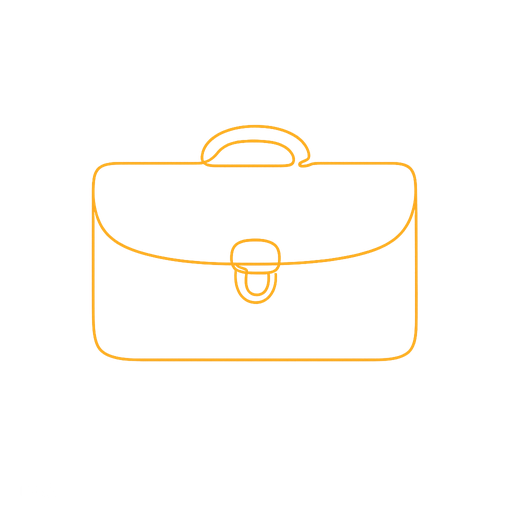
#> input picture app/emblems/briefcase.png, 512 x 512 px
$ python -i fetch_blog_art.py   (imports and definitions only)
#> lines starting #> are read from the running program, lines starting #| are printed output that depends on the picture
#!/usr/bin/env python3
"""Fetch and verify free-licence artwork for one blog post at a time.

Why a pipeline instead of a search box: the images on the blog until now carried
a competitor's watermark, a stock advert overlay and text burned into the sand —
none of which a licence check catches, and none of which can be localised or read
by a screen reader. So every candidate is mechanically rejected on:

  - premium/Unsplash+ photos (usable only with a paid subscription)
  - anything under 1600x900 (the hero renders at 1024 CSS px, 2x)
  - ANY text found by OCR (watermarks, overlays, burned-in captions)
  - flat or blown-out frames (mean luminance outside 40-225)
  - near-duplicates of images already published (64-bit dHash, Hamming < 8)

Output: one 2048-wide JPEG per post in app/imgs/blog/<slug>.jpg plus a CREDITS
entry. Cloudflare Image Resizing serves every smaller size from it, so only the
master is committed.

Usage:
    python3 scripts/fetch_blog_art.py --slug understanding-partner-visa-820-801
    python3 scripts/fetch_blog_art.py --slug <slug> --query "passport desk" --dry-run
"""
from __future__ import annotations

import argparse
import base64
import hashlib
import io
import json
import pathlib
import re
import secrets
import subprocess
import sys
import tempfile
import urllib.parse
import urllib.request

from PIL import Image, ImageFilter, ImageStat

ROOT = pathlib.Path(__file__).resolve().parent.parent
OUT_DIR = ROOT / "app" / "imgs" / "blog"
SECRET = pathlib.Path.home() / ".hermes/secrets/unsplash.json"
CREDITS = ROOT / "app" / "imgs" / "blog" / "CREDITS.md"
UA = "Visa2AU-blog-art/1.0 (info@visa2.au)"

# What each post should show. Deliberately objects and places — no faces, because
# a photo of a person beside "our client got PR" implies a real client.
BRIEFS: dict[str, str] = {
    "understanding-partner-visa-820-801": "wedding rings passport documents",
    "prospective-marriage-visa-300": "engagement ring passport on table",
    "domestic-violence-family-violence-provisions-partner-visa": "quiet empty room window light",
    "employer-sponsorship-482-186-explained": "office desk contract documents signing",
    "sponsored-parent-visa-870": "family photo frames on shelf",
    "parent-visa-options-australia": "elderly hands holding documents",
    "skilled-independent-visa-189": "city skyline dusk australia",
    "skills-assessment-guide": "engineering tools blueprint desk",
    "protection-visa-866-guide": "empty waiting room chairs",
    "australian-citizenship-guide": "australian flag flagpole sky",
    "visa-fee-increases-july-2026": "calculator receipts on desk",
    "visa-refusal-what-to-do": "envelope letters on table",
    "visitor-visa-600-tips": "suitcase airport window",
    "work-holiday-visa-417-462": "backpack coastal road",
}


def creds() -> dict[str, str]:
    return json.loads(SECRET.read_text())


# [23 lines left out: functions search, download, not called in this run]


def ocr_text(img: Image.Image) -> str:
    """Words tesseract is confident about, from a contrast-stretched copy.

    `--psm 11` alone reads noise as letters: it returned 'SSS' for a soft-focus
    still-life with no text at all, which would reject a perfectly good frame.
    Asking for TSV and keeping only words with confidence >= 60 and 4+ chars
    still catches real watermarks ('PASSPORT', 'FAMILY REUNION') and ignores
    texture.
    """
    with tempfile.NamedTemporaryFile(suffix=".png", delete=True) as tmp:
        img.convert("L").save(tmp.name)
        try:
            out = subprocess.run(["tesseract", tmp.name, "stdout", "--psm", "11", "tsv"],
                                 capture_output=True, text=True, timeout=90).stdout
        except Exception:
            return ""
    words = []
    for line in (out or "").splitlines()[1:]:
        cols = line.split("\t")
        if len(cols) < 12:
            continue
        text, conf = cols[11].strip(), cols[10].strip()
        if not text or not re.search(r"[A-Za-zА-Яа-я]", text):
            continue
        try:
            if float(conf) < 60:
                continue
        except ValueError:
            continue
        if len(text) >= 4:
            words.append(text)
    return " ".join(words[:8])


# [10 lines left out: function dhash, not called in this run]


def hamming(a: int, b: int) -> int:
    return bin(a ^ b).count("1")


# [61 lines left out: functions existing_hashes, judge, pick, not called in this run]


CF_ACCOUNT = "e083bfeb02246c4cdc38abb254675f56"
CF_TOKEN = pathlib.Path.home() / ".hermes/secrets/cloudflare_ai_token"
KLEIN_MODEL = "@cf/black-forest-labs/flux-2-klein-4b"
SCHNELL_MODEL = "@cf/black-forest-labs/flux-1-schnell"
DEFAULT_MODEL = KLEIN_MODEL

# The brief. Two changes from the first version: the "empty space on the right
# for a headline" clause is gone (the article template puts the headline ABOVE
# the image, so it only made frames emptier), and the setting is now Australian.
STYLE = (
    "Editorial photograph, Australian setting, soft natural light, quiet and "
    "uncluttered, calm palette (cream, pale oak, soft grey, sandstone, one warm brass "
    "or amber accent), shallow depth of field, the notable detail left of centre. "
    "People may appear — candid, unposed, faces not the subject. No logos, no crests, "
    "no flags, no readable text anywhere: any paper, card or screen is blank or out "
    "of focus. Subject: "
)

# Australian identity in a photograph comes from place, material, light and people.
# Symbols are out: a flag, a koala or the word AUSTRALIA turns a still-life into a
# souvenir, and on a migration site it edges toward a claim the image cannot make.
# Real landmarks (Opera House, Harbour Bridge) are stock-only — generation mangles them.
AUSSIE_CUES = (
    # city and landscape
    "a ferry crossing the harbour in flat morning light",
    "a sandstone terrace street with a tram line",
    "a laneway cafe table, cups and a folded newspaper",
    "a river walk with mangroves at low tide",
    "a wide outback horizon under a high pale sky",
    "a beach car park with surfboards on a roof rack",
    # materials and light
    "pale eucalyptus leaves in a plain glass jar",
    "a weathered timber paling with morning light across it",
    "a warm sandstone wall, ochre toned, softly lit",
    "sun-bleached linen on a timber table",
    "native wattle sprigs in a plain ceramic vase",
    "a eucalyptus branch shadow across a cream wall",
    # lifestyle, with people
    "a family unpacking groceries on a kitchen bench",
    "a student at a shared desk with a laptop and a mug",
    "a commuter on a platform, turned away, morning light",
    "two people talking across a small table, faces out of frame",
    "a child's shoes by a front door with an adult's beside them",
)


# [15 lines left out: functions aussie_cue, _multipart, not called in this run]


def _prompt(query: str, seed: str) -> str:
    """The brief plus one Australian cue, deterministically chosen for this post."""
    return f"{STYLE}{query}. Included Australian detail: {aussie_cue(seed or query)}."


# [178 lines left out: functions flux2_generate, flux_generate, generate, encode, save, main, not called in this run]


# [2 lines not run here, left out]

>>> from PIL import Image
>>> picture = Image.open('../app/emblems/briefcase.png')
#> picture is the input picture: PIL image 512x512 RGBA; mean R, G, B, A 11, 7.8, 1.7, 5.1
>>> result = ocr_text(picture)
#> in ocr_text, `img.convert("L").save(tmp.name)`:
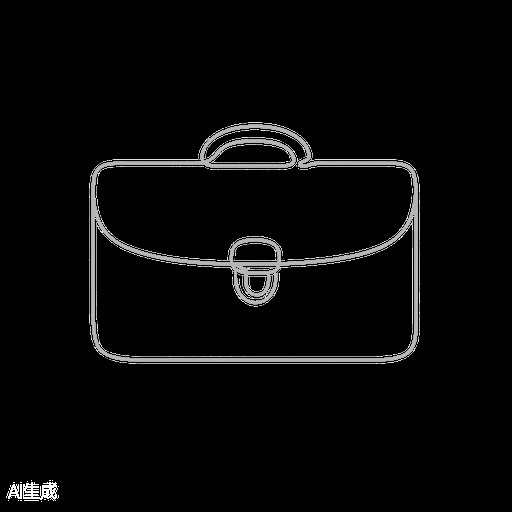
#> saved as tmpwe_doj7m.png: PIL image 512x512 L; min 0, max 255, mean 8.1
#> (the run stopped early here; a loop or call above may not have finished)
